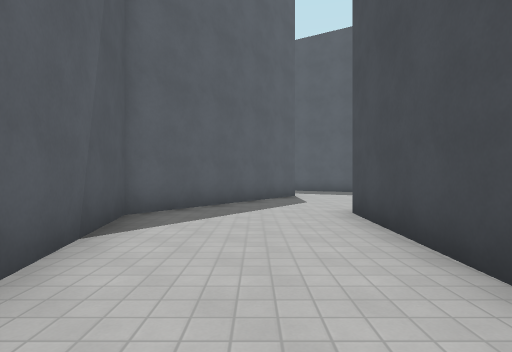
View 1 (above)

20 first-person views from a walk through a 3-D level made in the Godot game engine. The camera is 1.3 m above the floor, looks level and sees 80° across. The floor is counted in squares, 2 m on a side. Each view is taken from the middle of a square. On the plan, view 1 faces up. The plan holds only what a view shows up to about 10 squares ahead; the rest is blank. The place goes on beyond the plan. Surface patterns are stand-ins for the level's own textures.

View 2
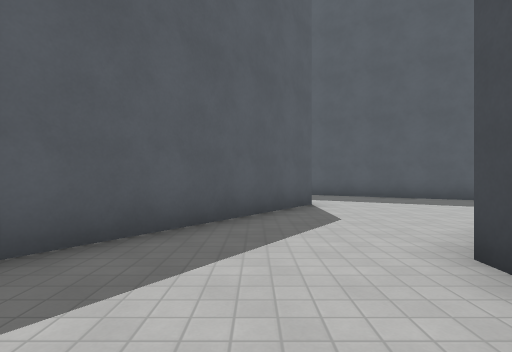

View 3
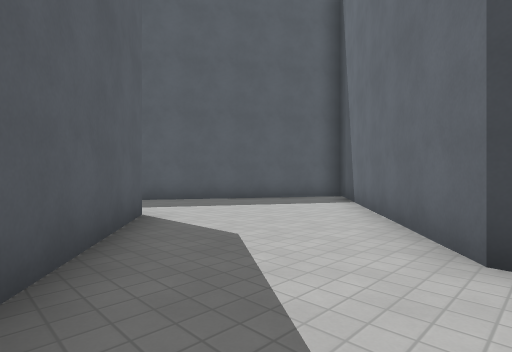

View 4
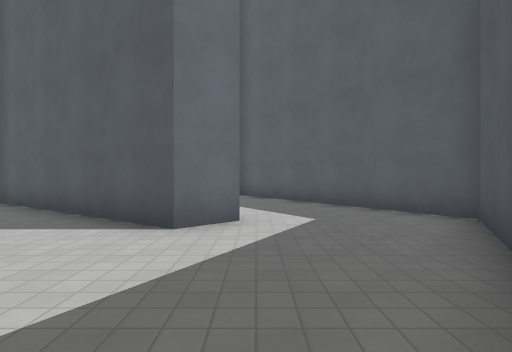

View 5
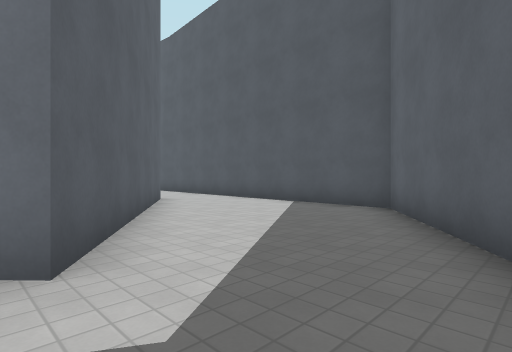

View 6
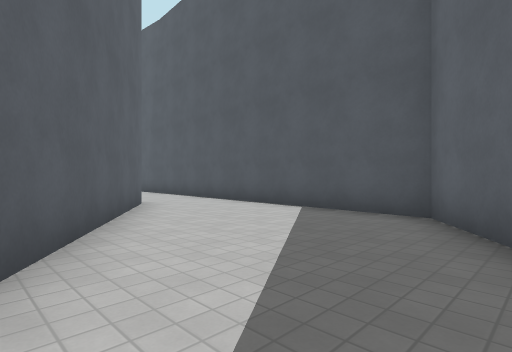

View 7
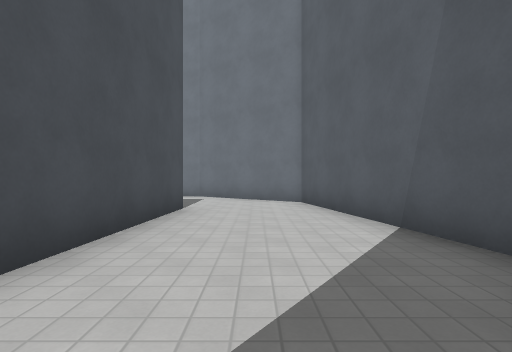

View 8
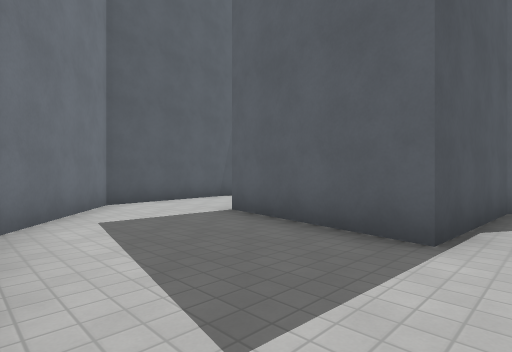

View 9
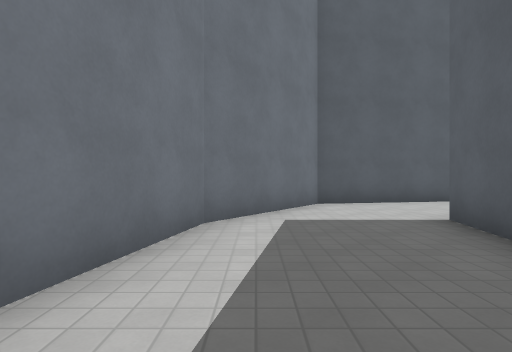

View 10
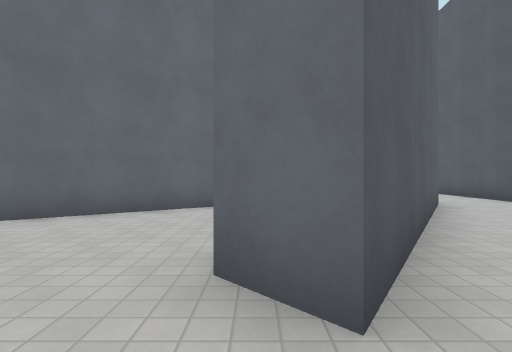

View 11
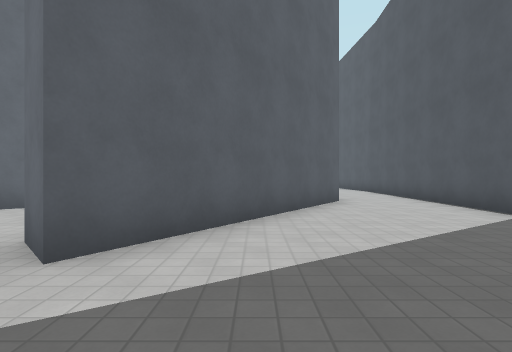

View 12
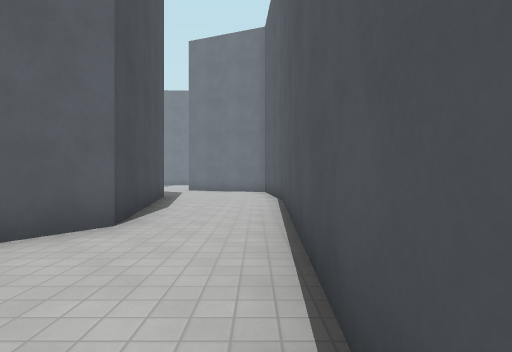

View 13
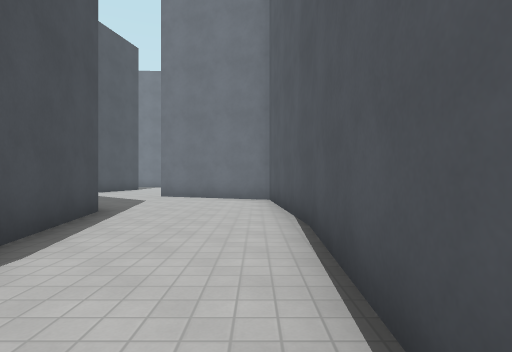

View 14
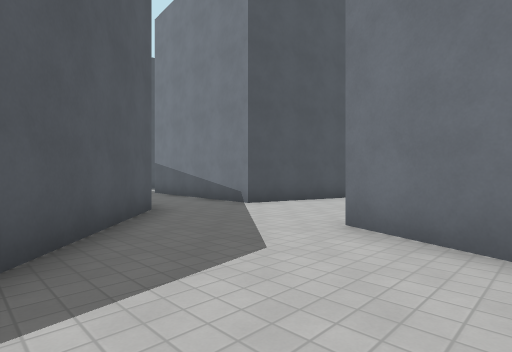

View 15
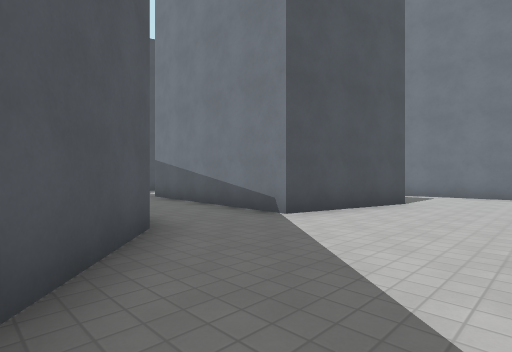

View 16
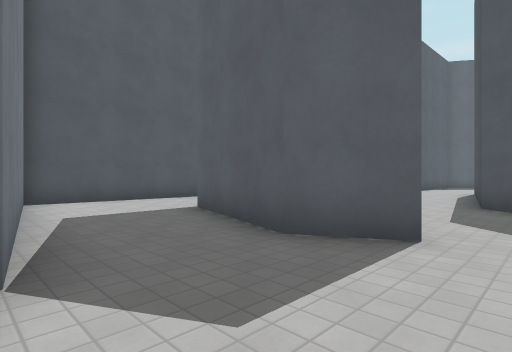

View 17
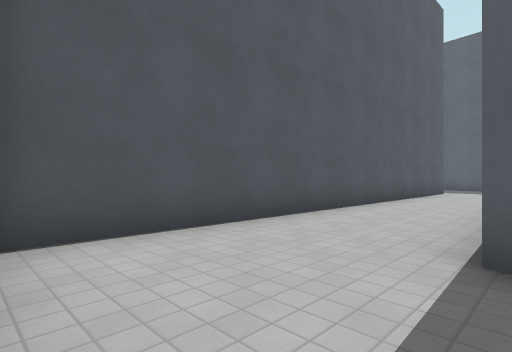

View 18
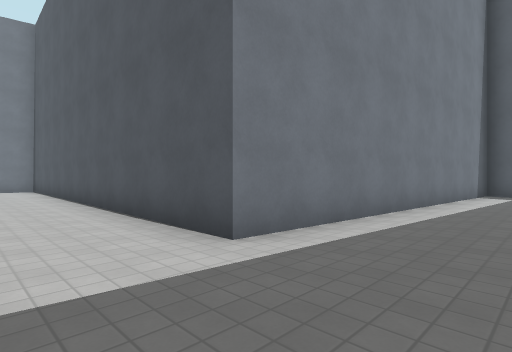

View 19
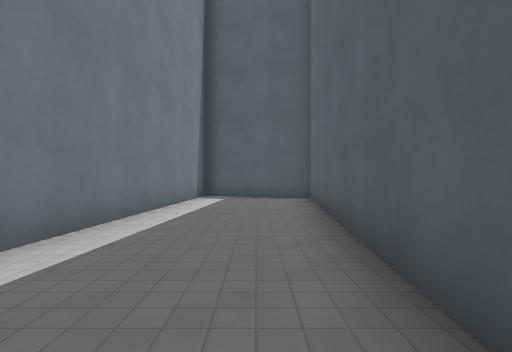

View 20
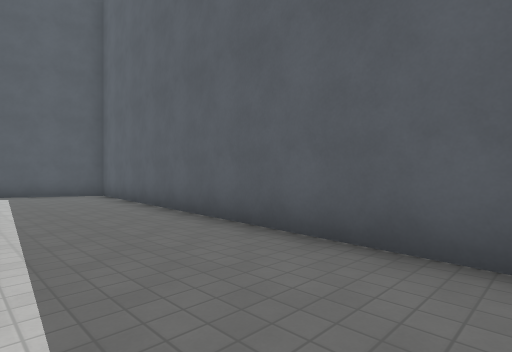

### Floor plan
Ten units are one square. View 1 is at (0, 0); x grows to the right and y downward. Boxes are objects, and circles mark ways between rooms. Rooms are numbered by the first view taken in them; rooms with no view inside come last. Other rooms are left out.
<svg viewBox="-196 -148 267 279">
<path fill="none" stroke="#000" d="M1 -100 6 -108 13 -100 -22 -51 -11 6 10 21M27 -7 15 -9 17 -54 64 -89M65 -108 4 -143 -29 -121M10 21 18 27 46 33M54 -37 52 -1 27 -7M-29 -121 -52 -106 -56 -26M-30 -38 -32 -50 1 -100M17 38 -21 6 -30 -38M13 61 66 65M-57 -10 -54 34 -20 47M-56 -26 -57 -11M-20 47 -32 53 -65 43M-11 126 16 125M6 95 13 61M-72 -86 -176 -95 -191 -63 -90 -56 -94 69 -33 78"/>
<circle cx="15" cy="5" r="3" fill="#2a7"/>
<circle cx="-15" cy="-110" r="3" fill="#2a7"/>
<circle cx="-45" cy="-35" r="3" fill="#2a7"/>
<circle cx="-5" cy="55" r="3" fill="#2a7"/>
<text x="10" y="-70">1</text>
<text x="50" y="10">2</text>
<text x="-40" y="-80">3</text>
<text x="-10" y="30">4</text>
<text x="-140" y="70">5</text>
</svg>
Room 1 opens to room 2. Room 1 opens to room 3. Room 3 opens to room 4. Room 4 opens to room 5.

Where each view was taken, in squares from view 1:
view 1: 0 up, 0 right, facing up
view 2: 3 up, 0 right, facing up
view 3: 5 up, 1 left, facing up-right
view 4: 11 up, 5 right, facing left
view 5: 13 up, 1 right, facing down-left
view 6: 12 up, 0 right, facing down-left
view 7: 7 up, 0 right, facing down
view 8: 3 down, 6 right, facing up-left
view 9: 2 down, 6 right, facing left
view 10: 12 up, 1 right, facing down
view 11: 13 up, 1 left, facing down
view 12: 9 up, 5 left, facing down
view 13: 5 up, 5 left, facing down
view 14: 1 down, 4 left, facing down-right
view 15: 2 down, 2 left, facing down-right
view 16: 8 down, 1 left, facing up-left
view 17: 7 down, 6 left, facing up-left
view 18: 8 up, 7 left, facing down-left
view 19: 8 up, 9 left, facing left
view 20: 6 up, 7 left, facing up-left
